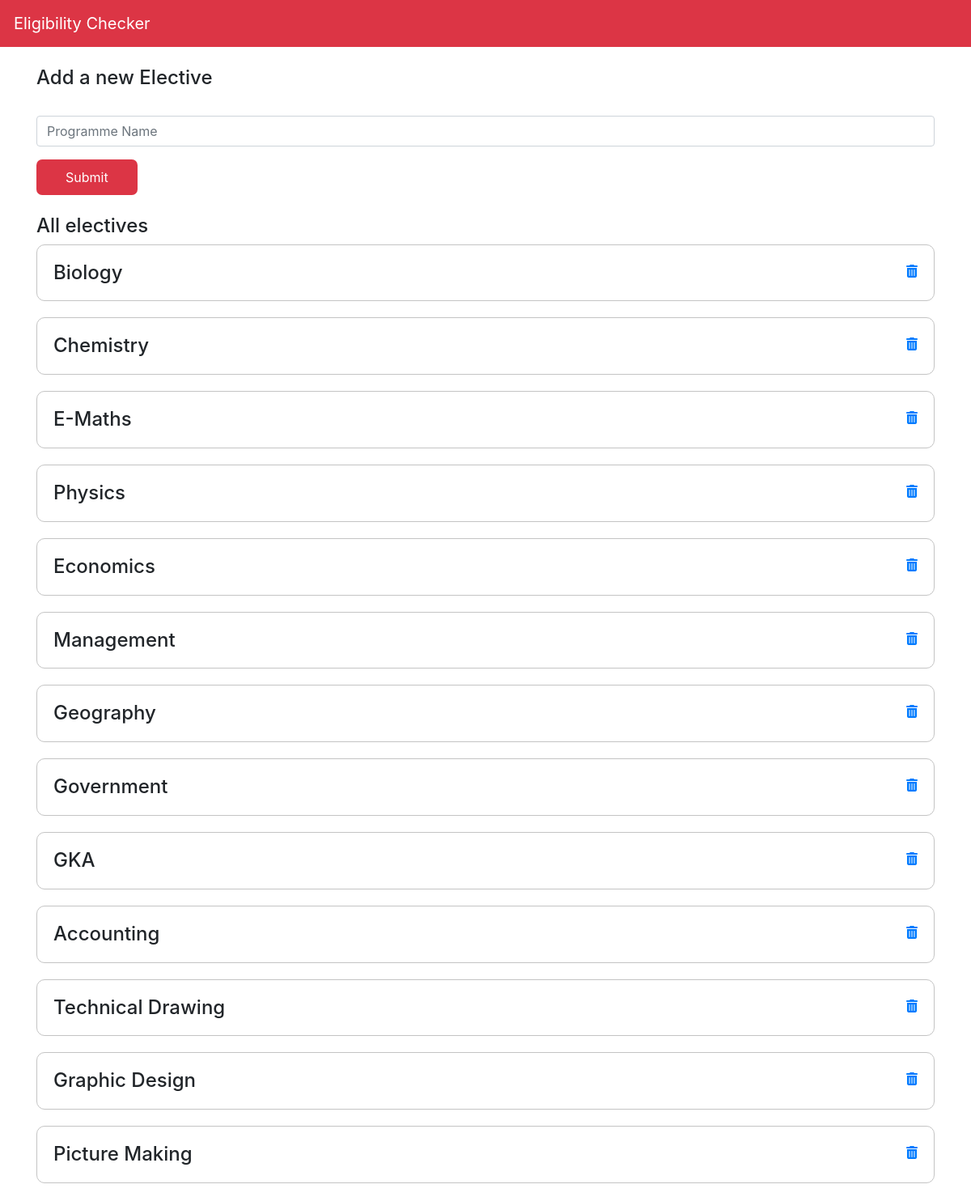
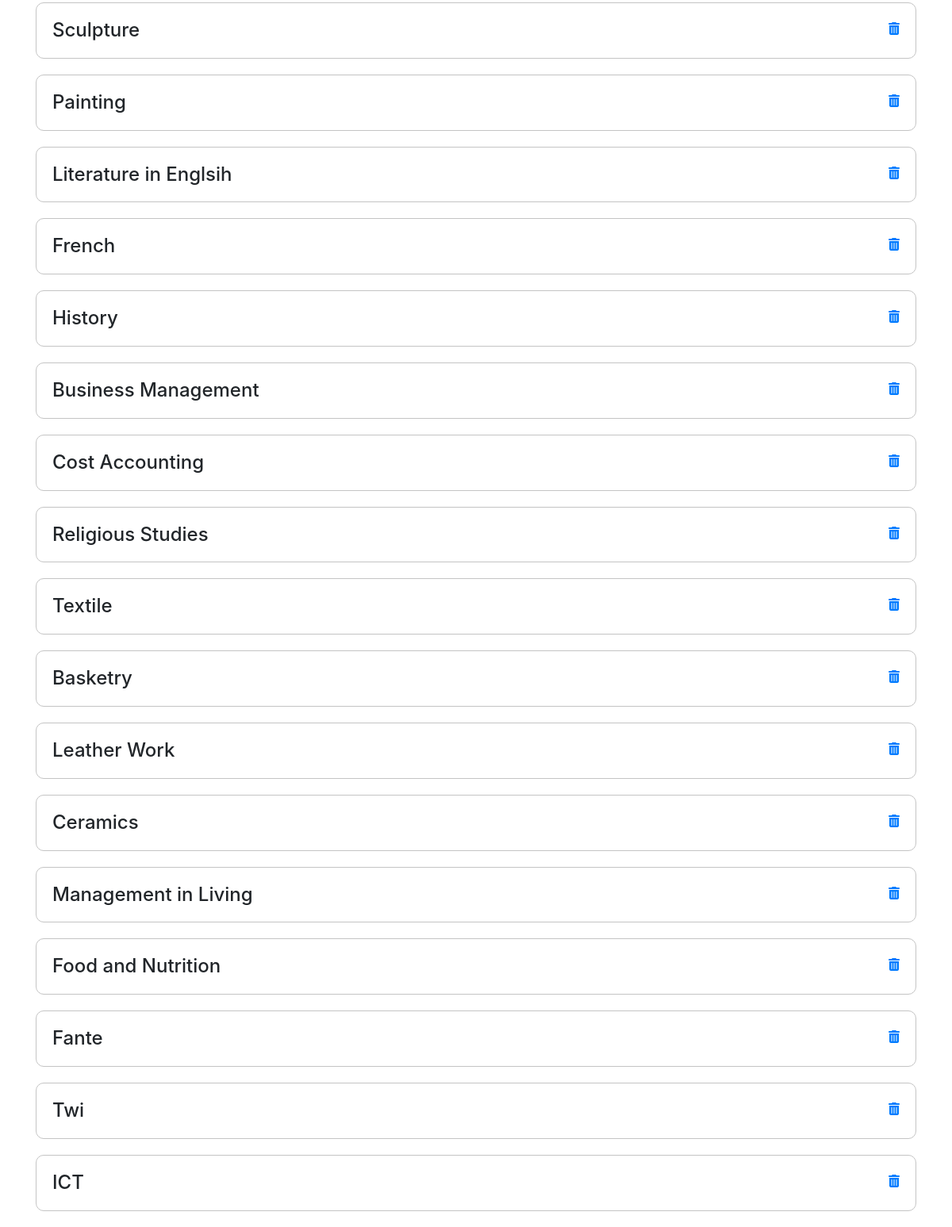
Screenshot of /electives with the database file from the repository (2 pictures, top to bottom).
### app/models.py (models this page shows, shortened)
class Electives(db.Model):
    id = db.Column(db.Integer(), primary_key=True)
    name = db.Column(db.String())

### app/routes.py (the view, shortened to what this page needs)
@app.route("/electives",methods=['GET','POST'])
def electives():
    electives = Electives.query.all()
    return render_template('electives.html', electives=electives)

### app/templates/electives.html (shortened to what this page needs)
{% extends "layout.html" %}
{% block body %}
<div class="container">
    <br/>
<h4>Add a new Elective</h4>
<form action="{{url_for('electives')}}" method="post">
    <div class="form-group">
        <input type="text" class="form-control" name="electiveName" id="electiveName" aria-describedby="helpId" placeholder="Programme Name">
    </div>
    <input style="width: auto;" class="button btn-danger" type="submit">
</form>
<br/>
<h4> All electives</h4>
{% for elective in electives %}
<div  style="display: flex; justify-content: space-between;" class="course">
    <div>
        <h4 style="margin: 0; width: fit-content;">{{elective.name}}</h4>
    </div>
    <div>
        <a href='{{url_for("deleteElective", id=elective.id)}}'>
            <i class="fa fa-trash" aria-hidden="true"></i>
        </a>
    </div>
</div>
{% endfor %}
</div>
{% endblock %}

### app/static/css/style.css (style rules this page uses)
.button { color: white; background-color: red; border-radius: 7px; padding:10px 36px; border: none; width: 80%; }
.course { width: 100%; border: 1px solid #c4c4c4; padding: 20px; margin-bottom: 20px; display: flex; border-radius: 10px; justify-content: space-between; }

### rows the page displays
Electives: name "Biology"
Electives: name "Chemistry"
Electives: name "E-Maths"
Electives: name "Physics"
Electives: name "Economics"
Electives: name "Management"
Electives: name "Geography"
Electives: name "Government"
Electives: name "GKA"
Electives: name "Accounting"
Electives: name "Technical Drawing"
Electives: name "Graphic Design"
Electives: name "Picture Making"
Electives: name "Sculpture"
Electives: name "Painting"
Electives: name "Literature in Englsih"
Electives: name "French"
Electives: name "History"
Electives: name "Business Management"
Electives: name "Cost Accounting"
Electives: name "Religious Studies"
Electives: name "Textile"
Electives: name "Basketry"
Electives: name "Leather Work"
Electives: name "Ceramics"
Electives: name "Management in Living"
Electives: name "Food and Nutrition"
Electives: name "Fante"
Electives: name "Twi"
Electives: name "ICT"
